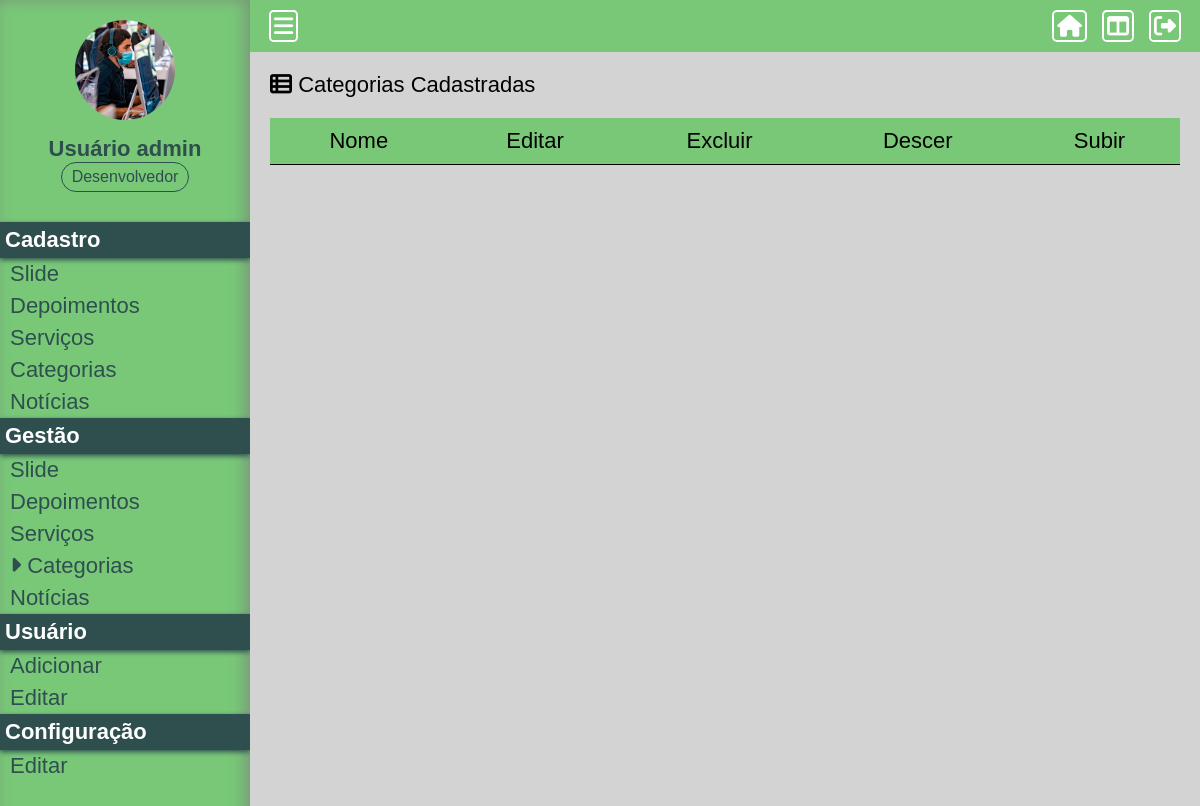
/Projeto01/painel/gerir-categoria (signed in), run on an earlier commit of the app's database.
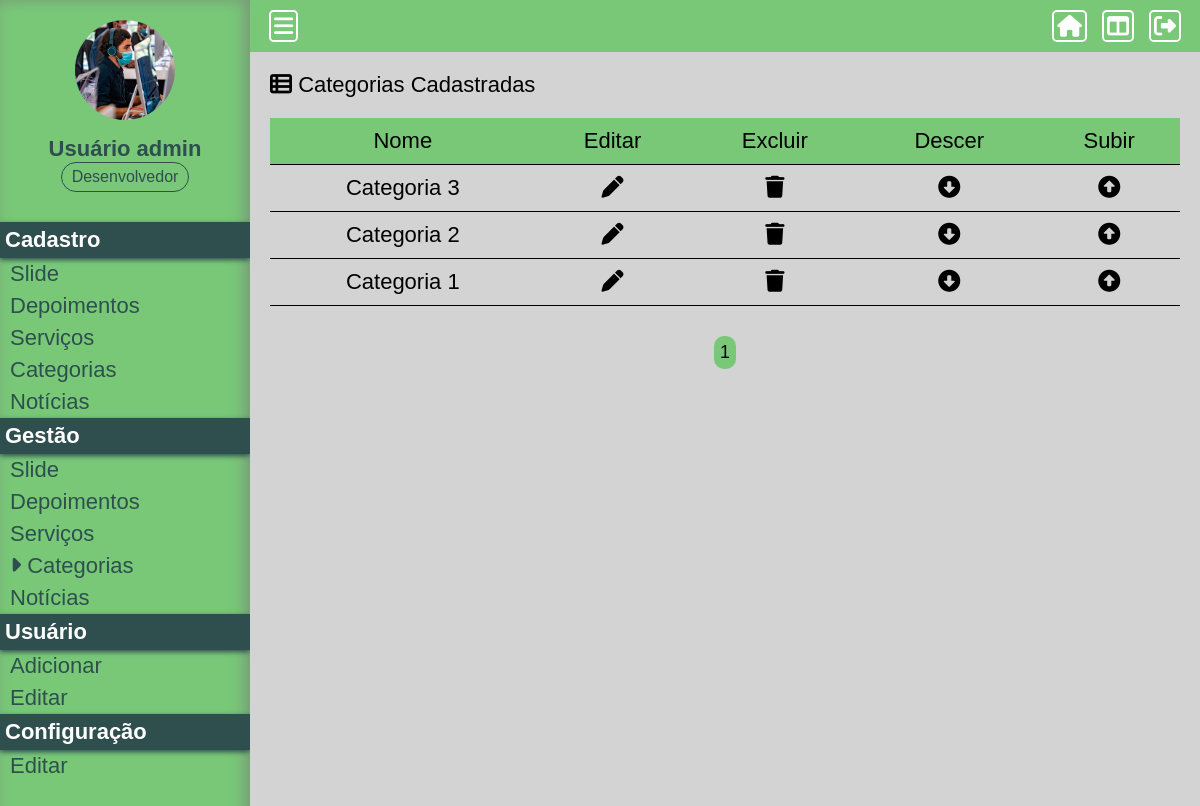
And on a later commit of the database.
### Projeto01/assets/classes/MySql.php (called while the page is built)
<?php
    class MySql {
        private static $pdo;
        public static function conectar() {
            if(self::$pdo == null) {
                try {
                    self::$pdo = new PDO('mysql:host='.HOST.';dbname='.DATABASE, USER, PASSWORD, array(PDO::MYSQL_ATTR_INIT_COMMAND => "SET NAMES utf8"));
                    self::$pdo -> setAttribute(PDO::ATTR_ERRMODE, PDO::ERRMODE_EXCEPTION);
                } catch(\Throwable $th) {
                    echo '<h4>Não foi possível realizar a conexão com o banco de dados</h4>';
                }
            }
            return self::$pdo;
        }
    }
?>

### Projeto01/painel/pages/gerir-categoria.php (the view, shortened to what this page needs)
<?php
	$paginaAtual = isset($_GET['pagina']) ? (int) $_GET['pagina'] : 1;
	$porPagina = 5;
	$categorias = Painel::getAll(TABELA_CATEGORIAS, (($paginaAtual - 1)*$porPagina), $porPagina);
?>
<div class="box-content">
	<h2><i class="fa-solid fa-table-list"></i> Categorias Cadastradas</h2>
	<div class="wraper-table">
		<table>
			<tr>
				<td>Nome</td>
				<td>Editar</td>
				<td>Excluir</td>
				<td>Descer</td>
				<td>Subir</td>
			</tr>
			<?php foreach($categorias as $key => $value) {?>
			<tr>
				<td><?php echo $value['nome']?></td>
				<td><a href="<?php echo INCLUDE_PATH_PAINEL ?>editar-categoria?id=<?php echo $value['id'];?>" class="edit"><i class="fa-solid fa-pen"></i></a></td>
				<td><a actionBtn="delete" href="<?php echo INCLUDE_PATH_PAINEL ?>gerir-categoria?excluir=<?php echo $value['id'];?>" class="delete"><i class="fa-solid fa-trash"></i></a></td>
				<td><a href="<?php echo INCLUDE_PATH_PAINEL;?>gerir-categoria?order=up&id=<?php echo $value['id'];?>" class="order-down"><i class="fa-solid fa-circle-down"></i></a></td>
				<td><a href="<?php echo INCLUDE_PATH_PAINEL;?>gerir-categoria?order=down&id=<?php echo $value['id'];?>" class="order-up"><i class="fa-solid fa-circle-up"></i></a></td>
			</tr>
			<?php }?>
		</table>
	</div>
	<div class="paginacao">
		<?php
		$totalPaginas = ceil(count(Painel::getAll(TABELA_CATEGORIAS)) / $porPagina);
		for($i = 1; $i <= $totalPaginas; $i++) {
			if($i == $paginaAtual)
				echo '<a href="'.INCLUDE_PATH_PAINEL.'gerir-categoria?pagina='.$i.'" class="page-selected">'.$i.'</a>';
			else
				echo '<a href="'.INCLUDE_PATH_PAINEL.'gerir-categoria?pagina='.$i.'">'.$i.'</a>';
		}
		?>
	</div>
</div>

What changed in the data, as far as the page shows it:
added tb_admin.categorias: nome "Categoria 3"
added tb_admin.categorias: nome "Categoria 2"
added tb_admin.categorias: nome "Categoria 1"
Also different on the page:
new list line: "1"
